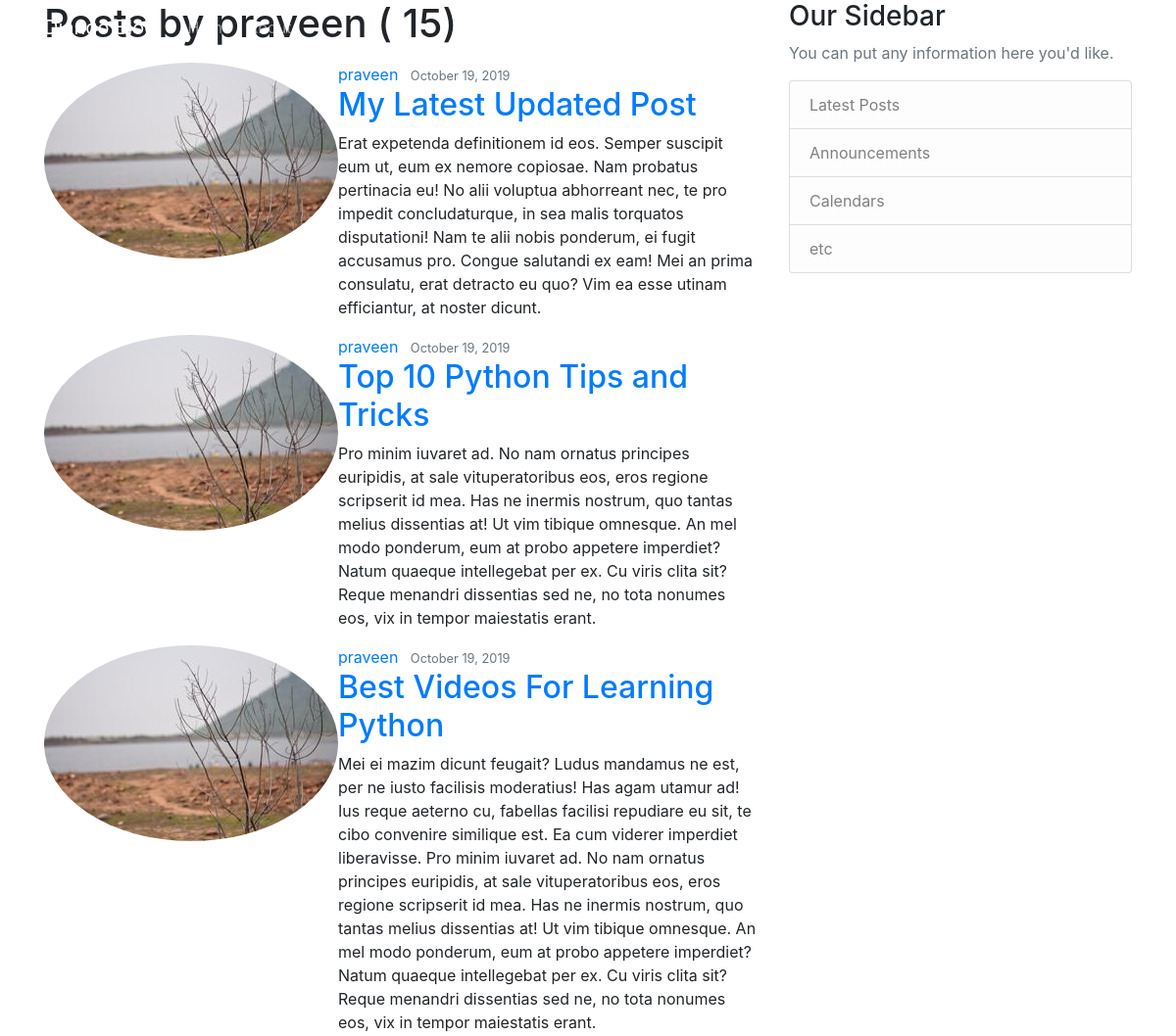
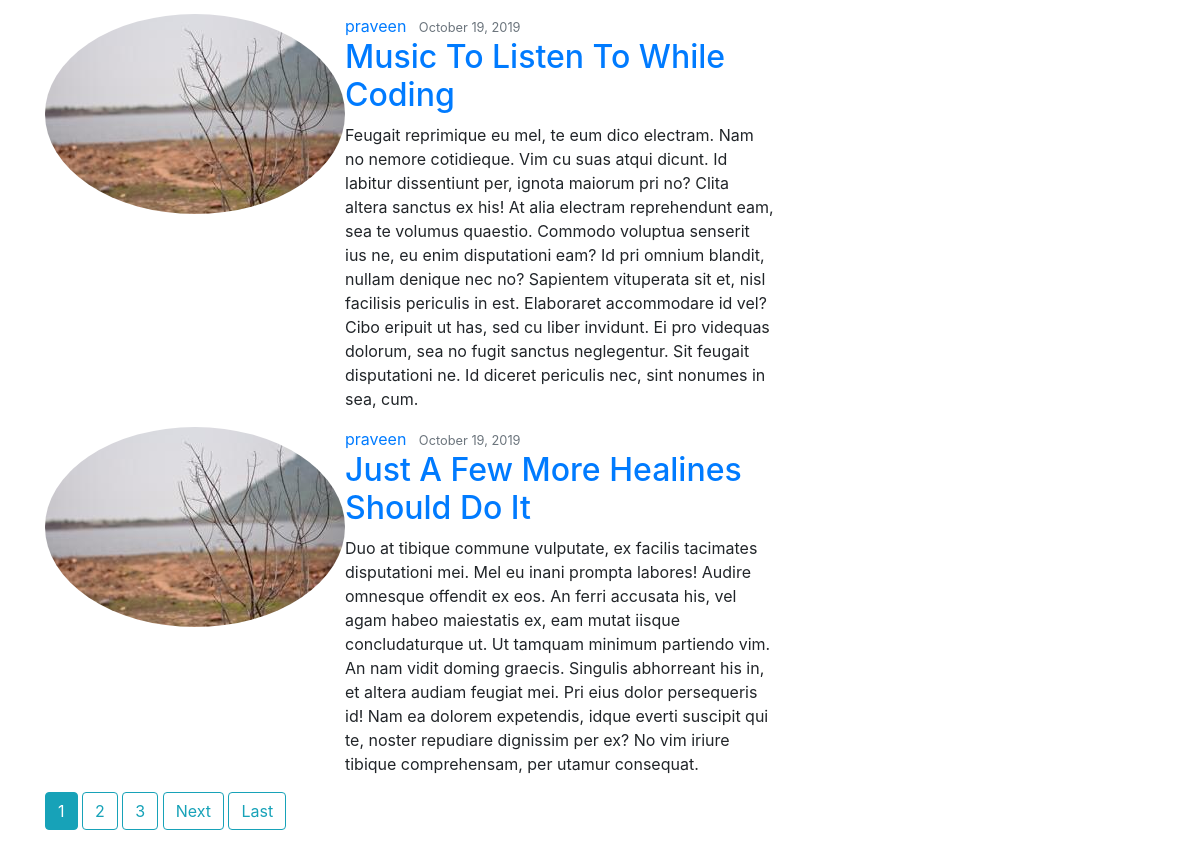
The page /user/praveen on the database its author committed (2 pictures, top to bottom).
### blog/models.py (models this page shows, shortened)
class Post(models.Model):
    title = models.CharField(max_length=150)
    content = models.TextField()
    date_posted = models.DateTimeField(default=timezone.now)
    author = models.ForeignKey(User, on_delete=models.CASCADE)
    objects = models.Manager()

### users/models.py (models this page shows, shortened)
class Profile(models.Model):
    user = models.OneToOneField(User, on_delete=models.CASCADE)
    image = models.ImageField(default='default.JPG', upload_to='profile_pics')

### blog/views.py (the view)
# urls.py: path('user/<str:username>', UserPostListView.as_view(), name="user-post"),
class UserPostListView(ListView):
    model = Post
    template_name = 'blog/user_post.html'  # <app>/<model>_<viewtype>.html
    context_object_name = 'posts'
    paginate_by = 5
    def get_queryset(self):
        user = get_object_or_404(User, username=self.kwargs.get("username"))
        return Post.objects.filter(author=user).order_by('-date_posted')

### blog/templates/blog/user_post.html (shortened to what this page needs)
{% extends "blog/base.html" %}
{% block content %}
    <h1 class="mb-3">Posts by {{ view.kwargs.username }} ( {{ page_obj.paginator.count }})</h1>
{% for post in posts %}
    <article class="media content-section">
        <img class="rounded-circle article-img" src="{{ post.author.profile.image.url }}">
      <div class="media-body">
        <div class="article-metadata">
          <a class="mr-2" href="{% url 'user-post' post.author.username %}">{{ post.author }}</a>
          <small class="text-muted">{{ post.date_posted|date:"F d, Y" }}</small>
        </div>
        <h2><a class="article-title" href="{% url 'post-detail' post.id %}">{{ post.title }}</a></h2>
        <p class="article-content">{{ post.content }}</p>
      </div>
    </article>
{% endfor %}
    {% if is_paginated %}
        {% for num in page_obj.paginator.page_range %}
            {% if page_obj.number == num %}
                <a class="btn btn-info mb-4" href="?page= {{ num }}">{{ num }}</a>
            {% elif num > page_obj.number|add:'-3' and  num < page_obj.number|add:'3' %}
                <a class="btn btn-outline-info mb-4" href="?page= {{ num }}">{{ num }}</a>
            {% endif %}
        {% endfor %}
        {% if page_obj.has_next %}
            <a class="btn btn-outline-info mb-4" href="?page={{ page_obj.next_page_number }}">Next</a>
            <a class="btn btn-outline-info mb-4" href="?page={{ page_obj.paginator.num_pages }}">Last</a>
            {% endif %}
        {% endif %}
{% endblock content %}

### rows shown on the page
Post: author.profile.image (picture), author "praveen", date_posted "October 19, 2019", title "My Latest Updated Post", content "Erat expetenda definitionem id eos. Semper suscipit eum ut, eum ex nemore copiosae. Nam probatus pertinacia eu! No alii voluptua abhorreant nec, te pro impedit concludaturque, in sea malis torquatos disputationi! Nam te alii nobis ponderum, ei fugit accusamus pro. Congue salutandi ex eam! Mei an prima consulatu, erat detracto eu quo? Vim ea esse utinam efficiantur, at noster dicunt."
Post: author.profile.image (picture), author "praveen", date_posted "October 19, 2019", title "Top 10 Python Tips and Tricks", content "Pro minim iuvaret ad. No nam ornatus principes euripidis, at sale vituperatoribus eos, eros regione scripserit id mea. Has ne inermis nostrum, quo tantas melius dissentias at! Ut vim tibique omnesque. An mel modo ponderum, eum at probo appetere imperdiet? Natum quaeque intellegebat per ex. Cu viris clita sit? Reque menandri dissentias sed ne, no tota nonumes eos, vix in tempor maiestatis erant."
Post: author.profile.image (picture), author "praveen", date_posted "October 19, 2019", title "Best Videos For Learning Python", content "Mei ei mazim dicunt feugait? Ludus mandamus ne est, per ne iusto facilisis moderatius! Has agam utamur ad! Ius reque aeterno cu, fabellas facilisi repudiare eu sit, te cibo convenire similique est. Ea cum viderer imperdiet liberavisse. Pro minim iuvaret ad. No nam ornatus principes euripidis, at sale vituperatoribus eos, eros regione scripserit id mea. Has ne inermis nostrum, quo tantas melius dissentias at! Ut vim tibique omnesque. An mel modo ponderum, eum at probo appetere imperdiet? Natum quaeque intellegebat per ex. Cu viris clita sit? Reque menandri dissentias sed ne, no tota nonumes eos, vix in tempor maiestatis erant."
Post: author.profile.image (picture), author "praveen", date_posted "October 19, 2019", title "Music To Listen To While Coding", content "Feugait reprimique eu mel, te eum dico electram. Nam no nemore cotidieque. Vim cu suas atqui dicunt. Id labitur dissentiunt per, ignota maiorum pri no? Clita altera sanctus ex his! At alia electram reprehendunt eam, sea te volumus quaestio. Commodo voluptua senserit ius ne, eu enim disputationi eam? Id pri omnium blandit, nullam denique nec no? Sapientem vituperata sit et, nisl facilisis periculis in est. Elaboraret accommodare id vel? Cibo eripuit ut has, sed cu liber invidunt. Ei pro videquas dolorum, sea no fugit sanctus neglegentur. Sit feugait disputationi ne. Id diceret periculis nec, sint nonumes in sea, cum."
Post: author.profile.image (picture), author "praveen", date_posted "October 19, 2019", title "Just A Few More Healines Should Do It", content "Duo at tibique commune vulputate, ex facilis tacimates disputationi mei. Mel eu inani prompta labores! Audire omnesque offendit ex eos. An ferri accusata his, vel agam habeo maiestatis ex, eam mutat iisque concludaturque ut. Ut tamquam minimum partiendo vim. An nam vidit doming graecis. Singulis abhorreant his in, et altera audiam feugiat mei. Pri eius dolor persequeris id! Nam ea dolorem expetendis, idque everti suscipit qui te, noster repudiare dignissim per ex? No vim iriure tibique comprehensam, per utamur consequat."

### other values the page prints
{{ view.kwargs.username }} "praveen"
{{ page_obj.paginator.count }} "15"
{{ num }} "1"
{{ num }} "2" "3"
